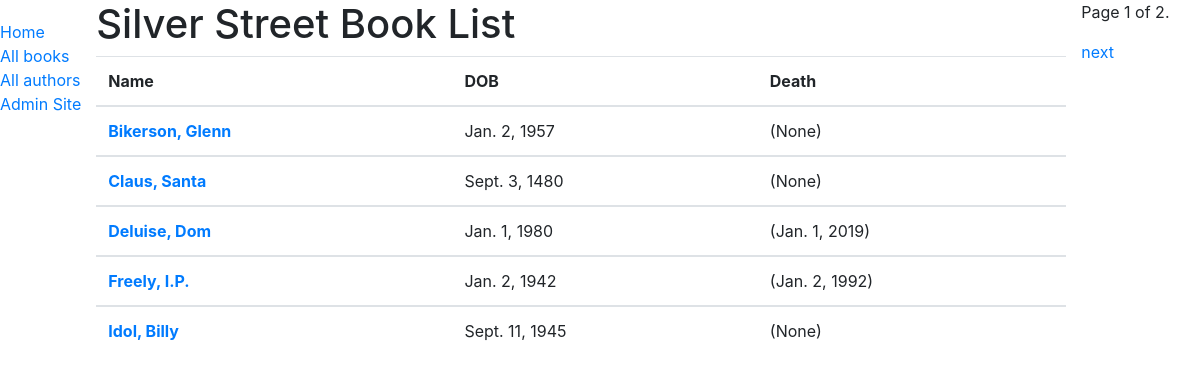
Screenshot of /catalog/authors/ with the database file from the repository.
### catalog/models.py (models this page shows, shortened)
class Author(models.Model):
    first_name = models.CharField(max_length=100)
    last_name = models.CharField(max_length=100)
    date_of_birth = models.DateField(null=True, blank=True)
    date_of_death = models.DateField('Died', null=True, blank=True)
    class Meta:
        ordering = ['last_name', 'first_name']
    def get_absolute_url(self):
        return reverse('author-detail', args=[str(self.id)])

### catalog/views.py (the view)
# urls.py: path('authors/', views.AuthorListView.as_view(), name='authors'),
class AuthorListView(generic.ListView):
        model = Author
        paginate_by = 5

### templates/catalog/author_list.html
{% extends "base_generic.html" %}
{% block content %}
  <h1>Silver Street Book List</h1>
  {% if author_list %}
  <table class="table">
    <thead>
        <tr>
            <th>Name</th>
            <th>DOB</th>
            <th>Death</th>
        </tr>
    </thead>
    {% for author in author_list %}
      <tbody>
        <tr>
            <td><strong><a href="{{ author.get_absolute_url }}">{{ author.last_name }}, {{ author.first_name }}</a></strong></td>
            <td>{{ author.date_of_birth }}</td>
            <td>({{author.date_of_death}})</td>
        </tr>
      </tbody>
    {% endfor %}
  </table>
  {% else %}
    <p>There are no books in the library.</p>
  {% endif %}
{% endblock %}

### rows the page displays
Author: last_name "Bikerson", first_name "Glenn", date_of_birth "Jan. 2, 1957", date_of_death "None"
Author: last_name "Claus", first_name "Santa", date_of_birth "Sept. 3, 1480", date_of_death "None"
Author: last_name "Deluise", first_name "Dom", date_of_birth "Jan. 1, 1980", date_of_death "Jan. 1, 2019"
Author: last_name "Freely", first_name "I.P.", date_of_birth "Jan. 2, 1942", date_of_death "Jan. 2, 1992"
Author: last_name "Idol", first_name "Billy", date_of_birth "Sept. 11, 1945", date_of_death "None"

### other values shown
{{ page_obj.number }} "1"
{{ page_obj.paginator.num_pages }} "2"
